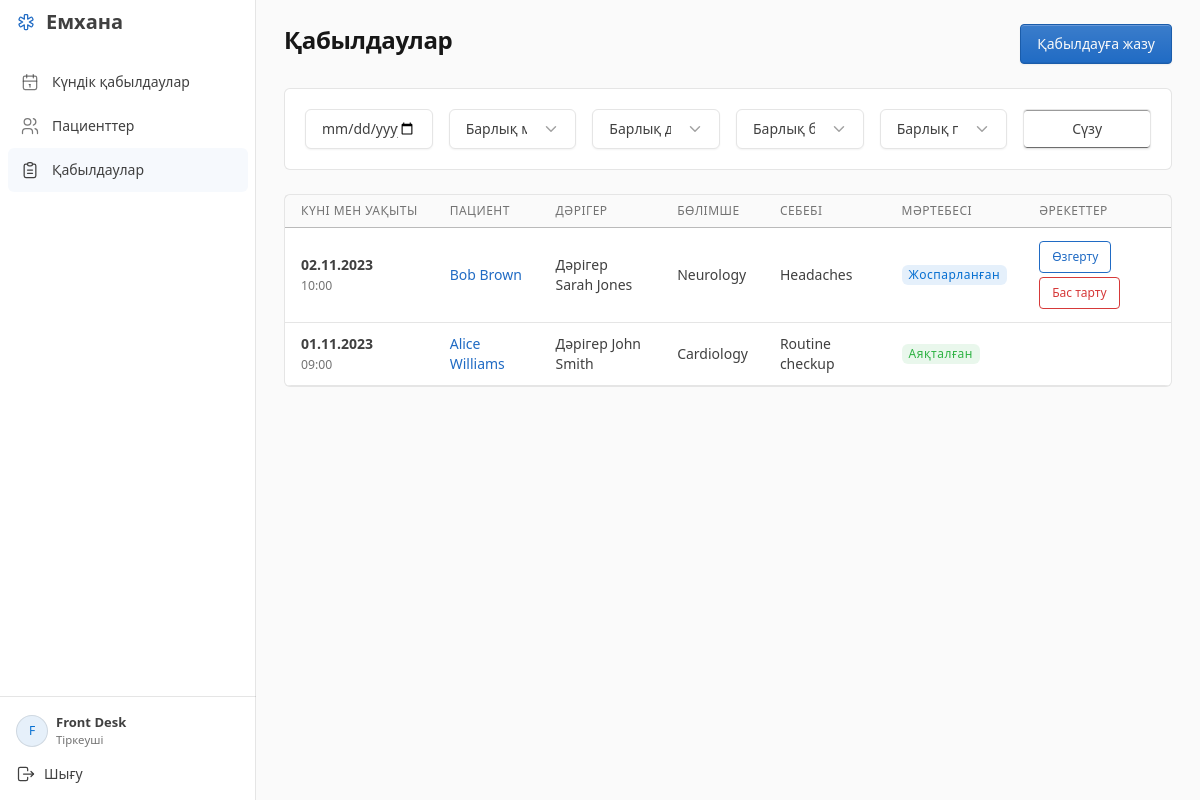
The page /receptionist/appointments.php (signed in) on the database its author committed.
### tables this page shows
CREATE TABLE appointments (
    id INT AUTO_INCREMENT PRIMARY KEY,
    patient_id INT NOT NULL,
    doctor_id INT NOT NULL,
    appointment_date DATE NOT NULL,
    appointment_time TIME NOT NULL,
    reason TEXT,
    status ENUM('Scheduled', 'Completed', 'Cancelled') DEFAULT 'Scheduled',
    occupied_slot TINYINT GENERATED ALWAYS AS (CASE WHEN status = 'Cancelled' THEN NULL ELSE 1 END) STORED,
    UNIQUE KEY unique_doctor_slot (doctor_id, appointment_date, appointment_time, occupied_slot),
    created_at TIMESTAMP DEFAULT CURRENT_TIMESTAMP,
    updated_at TIMESTAMP DEFAULT CURRENT_TIMESTAMP ON UPDATE CURRENT_TIMESTAMP,
    
    FOREIGN KEY (patient_id) REFERENCES patients(id) ON DELETE CASCADE,
    CONSTRAINT fk_appointment_doctor FOREIGN KEY (doctor_id) REFERENCES doctors(id) ON DELETE RESTRICT
);

CREATE TABLE patients (
    id INT AUTO_INCREMENT PRIMARY KEY,
    first_name VARCHAR(50) NOT NULL,
    last_name VARCHAR(50) NOT NULL,
    dob DATE NOT NULL,
    gender ENUM('Male', 'Female', 'Other'),
    phone VARCHAR(20) NOT NULL,
    email VARCHAR(100),
    address TEXT,
    created_at TIMESTAMP DEFAULT CURRENT_TIMESTAMP,
    updated_at TIMESTAMP DEFAULT CURRENT_TIMESTAMP ON UPDATE CURRENT_TIMESTAMP
);

CREATE TABLE users (
    id INT AUTO_INCREMENT PRIMARY KEY,
    username VARCHAR(50) UNIQUE NOT NULL,
    password_hash VARCHAR(255) NOT NULL,
    role ENUM('Admin', 'Doctor', 'Receptionist', 'Patient') NOT NULL,
    first_name VARCHAR(50) NOT NULL,
    last_name VARCHAR(50) NOT NULL,
    is_active BOOLEAN DEFAULT TRUE,
    UNIQUE KEY unique_user_role (id, role),
    created_at TIMESTAMP DEFAULT CURRENT_TIMESTAMP,
    updated_at TIMESTAMP DEFAULT CURRENT_TIMESTAMP ON UPDATE CURRENT_TIMESTAMP
);

CREATE TABLE departments (
    id INT AUTO_INCREMENT PRIMARY KEY,
    name VARCHAR(100) UNIQUE NOT NULL,
    description TEXT,
    created_at TIMESTAMP DEFAULT CURRENT_TIMESTAMP,
    updated_at TIMESTAMP DEFAULT CURRENT_TIMESTAMP ON UPDATE CURRENT_TIMESTAMP
);

### includes/functions.php (called while the page is built, shortened)
<?php
require_once __DIR__ . '/i18n.php';
function h($string) {
    return htmlspecialchars($string ?? '', ENT_QUOTES | ENT_SUBSTITUTE, 'UTF-8');
}
?>

### receptionist/appointments.php (the view, shortened to what this page needs)
<?php
require_once '../includes/auth.php';
require_once '../includes/functions.php';
$filter_date = $_GET['date'] ?? '';
$query = "SELECT a.id, a.patient_id, a.doctor_id, a.appointment_date, a.appointment_time, a.reason, a.status,
                 p.first_name AS pat_first, p.last_name AS pat_last,
                 u.first_name AS doc_first, u.last_name AS doc_last,
                 dept.id AS dept_id, dept.name AS dept_name, mr.id AS medical_record_id
          FROM appointments a
          JOIN patients p ON a.patient_id = p.id
          JOIN doctors d ON a.doctor_id = d.id
          JOIN users u ON d.user_id = u.id
          LEFT JOIN departments dept ON d.department_id = dept.id
          LEFT JOIN medical_records mr ON mr.appointment_id = a.id
          WHERE 1=1";
$params = [];
$query .= " ORDER BY a.appointment_date DESC, a.appointment_time DESC";
$stmt = $pdo->prepare($query);
$stmt->execute($params);
$appointments = $stmt->fetchAll();
require_once '../includes/header.php';
?>
<div class="d-flex justify-content-between align-items-center mb-4">
    <h2><?= h(t('Manage Appointments')) ?></h2>
    <button class="btn btn-primary" data-bs-toggle="modal" data-bs-target="#appModal" onclick="resetForm()"><?= h(t('Add Appointment')) ?></button>
</div>
<div class="card mb-4">
    <div class="card-body">
        <form method="GET" action="appointments.php" class="row g-3 align-items-center">
            <div class="col-md-2">
                <input type="date" name="date" class="form-control" value="<?= h($filter_date) ?>">
            </div>
            <div class="col-md-2">
                <select name="status" class="form-select">
                    <option value=""><?= h(t('All Statuses')) ?></option>
                </select>
            </div>
            <div class="col-md-2">
                <select name="doctor_id" class="form-select">
                    <option value=""><?= h(t('All Doctors')) ?></option>
                </select>
            </div>
            <div class="col-md-2">
                <select name="department_id" class="form-select">
                    <option value=""><?= h(t('All Departments')) ?></option>
                </select>
            </div>
            <div class="col-md-2">
                <select name="patient_id" class="form-select">
                    <option value=""><?= h(t('All Patients')) ?></option>
                </select>
            </div>
            <div class="col-md-2">
                <button type="submit" class="btn btn-secondary w-100"><?= h(t('Filter')) ?></button>
            </div>
        </form>
    </div>
</div>
<div class="card">
    <div class="card-body table-responsive">
        <table class="table table-hover align-middle">
            <thead class="table-light">
                <tr>
                    <th><?= h(t('Date & Time')) ?></th>
                    <th><?= h(t('Patient')) ?></th>
                    <th><?= h(t('Doctor')) ?></th>
                    <th><?= h(t('Department')) ?></th>
                    <th><?= h(t('Reason')) ?></th>
                    <th><?= h(t('Status')) ?></th>
                    <th><?= h(t('Actions')) ?></th>
                </tr>
            </thead>
            <tbody>
                <?php foreach($appointments as $app): ?>
                <tr>
                    <td>
                        <strong><?= h(displayDate($app['appointment_date'])) ?></strong><br>
                        <small class="text-muted"><?= h(displayTime($app['appointment_time'])) ?></small>
                    </td>
                    <td><a href="patient_details.php?id=<?= $app['patient_id'] ?>" class="text-decoration-none"><?= h($app['pat_first'] . ' ' . $app['pat_last']) ?></a></td>
                    <td><?= h(t('Dr.')) ?> <?= h($app['doc_first'] . ' ' . $app['doc_last']) ?></td>
                    <td><?= h($app['dept_name'] ?? t('Unassigned')) ?></td>
                    <td><?= h($app['reason']) ?></td>
                    <td>
                        <?= statusBadge($app['status']) ?>
                    </td>
                    <td>
                        <?php if($app['status'] === 'Scheduled' && !$app['medical_record_id']): ?>
                        <button class="btn btn-sm btn-outline-primary" data-edit-handler="editApp" data-edit-values="<?= json_attr([$app['id'], $app['patient_id'], $app['doctor_id'], $app['appointment_date'], $app['appointment_time'], $app['reason']]) ?>" data-bs-toggle="modal" data-bs-target="#appModal"><?= h(t('Edit')) ?></button>
                        <form method="POST" action="appointments.php" class="d-inline" data-confirm="<?= h(t('Cancel this appointment?')) ?>">
                            <button type="submit" class="btn btn-sm btn-outline-danger"><?= h(t('Cancel')) ?></button>
                        </form>
                        <?php endif; ?>
                    </td>
                </tr>
                <?php endforeach; ?>
            </tbody>
        </table>
    </div>
</div>
<?php require_once '../includes/footer.php'; ?>

### includes/i18n.php (shortened to what this page needs)
<?php
function t($key) {
    static $messages;
    if ($messages === null) $messages = json_decode(file_get_contents(__DIR__ . '/lang/kk.json'), true, 512, JSON_THROW_ON_ERROR);
    return $messages[$key ?? ''] ?? ($key ?? '');
}
function displayDate($value) {
    try { return (new DateTimeImmutable($value))->format('d.m.Y'); }
    catch (Exception $e) { return t('N/A'); }
}
function displayTime($value) { return substr($value ?? '', 0, 5); }
function json_attr(array $values) {
    return h(json_encode($values, JSON_HEX_TAG | JSON_HEX_AMP | JSON_HEX_APOS | JSON_HEX_QUOT | JSON_UNESCAPED_UNICODE | JSON_THROW_ON_ERROR));
}
function statusBadge($status) {
    $colors = ['Scheduled' => 'blue', 'Completed' => 'green', 'Cancelled' => 'secondary'];
    return '<span class="badge bg-' . ($colors[$status] ?? 'secondary') . '-lt">' . h(t($status)) . '</span>';
}

### assets/css/style.css (style rules this page uses)
:root { --tblr-font-sans-serif:"Segoe UI",system-ui,-apple-system,sans-serif; --tblr-primary:#206bc4; }
body { font-size:.875rem; }
.navbar-brand .icon { color:var(--tblr-primary); }
.app-content h2 { font-size:1.5rem; font-weight:600; letter-spacing:-.35px; margin-bottom:8px; }
.app-content > .d-flex { gap:12px; flex-wrap:wrap; }
.card { box-shadow:none !important; border-radius:6px; }
.card-body.table-responsive { padding:0; }
.table { margin-bottom:0; }
.table > :not(caption) > * > * { padding:11px 16px; }
.table th { font-size:.7rem; font-weight:600; white-space:nowrap; }
.table td { vertical-align:middle; }
.table td .btn,.table td form { margin-top:2px; margin-bottom:2px; }
.table-responsive { border-radius:0 0 6px 6px; }
.btn { border-radius:4px; }
.btn-secondary { --tblr-btn-bg:#fff; --tblr-btn-color:var(--tblr-body-color); --tblr-btn-border-color:var(--tblr-border-color); }

### rows shown on the page
appointments: appointment_date "02.11.2023", appointment_time "10:00", patient.last_name "Bob Brown", users.first_name+last_name "Sarah Jones", departments.name "Neurology", reason "Headaches", status "Жоспарланған"
appointments: appointment_date "01.11.2023", appointment_time "09:00", patient.last_name "Alice Williams", users.first_name+last_name "John Smith", departments.name "Cardiology", reason "Routine checkup", status "Аяқталған"

### other values the page prints
t('Clinic') "Емхана"
t($label) "Күндік қабылдаулар"
t($label) "Пациенттер"
t($label) "Қабылдаулар"
$avatar_letter "F"
$full_name "Front Desk"
t($role) "Тіркеуші"
t('Sign out') "Шығу"
t('Manage Appointments') "Қабылдаулар"
t('Add Appointment') "Қабылдауға жазу"
t('Filter') "Сүзу"
t('Date & Time') "КҮНІ МЕН УАҚЫТЫ"
t('Patient') "ПАЦИЕНТ"
t('Doctor') "ДӘРІГЕР"
t('Department') "БӨЛІМШЕ"
